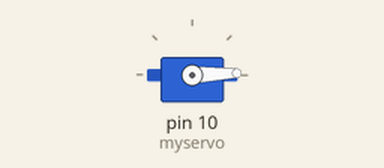
This sketch was run on a simulated Arduino Uno, built with avr-gcc and run on an emulated ATmega328P. On the bench: servo.

Above: at 0.05 s.
At 1.75 s:
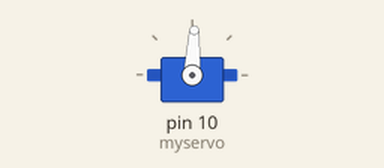
At 3.45 s:
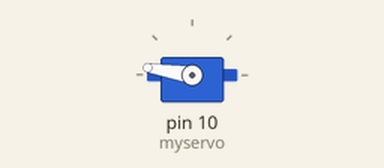
At 6.9 s:
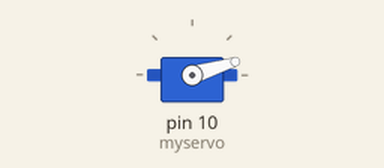
Timing chart, 0 to 9.4 s (numbered marks = the images above):
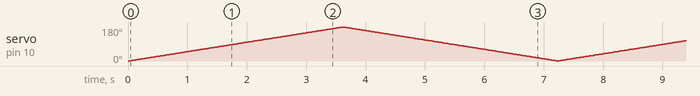

The sketch:

SensorRotate2.ino
```cpp
// Controlling a servo position using a potentiometer (variable resistor)
// by Michal Rinott <http://people.interaction-ivrea.it/m.rinott>

#include <Servo.h>

Servo myservo;  // create servo object to control a servo

void setup()
{
  myservo.attach(10);  // attaches the servo on pin 9 to the servo object
}

void loop()
{
  myservo.write(0);
  //delay(4000);                           // waits for the servo to get there
  int theMax = 180;
  int theDeay = 20;
 // myservo.write(0);

  for(int i=0; i<theMax; i++){
    myservo.write(i);                  // sets the servo position according to the scaled value
    delay(theDeay);                           // waits for the servo to get there
  }
  for(int i=theMax; i>0; i--){
    myservo.write(i);                  // sets the servo position according to the scaled value
    delay(theDeay);                           // waits for the servo to get there
  }

}
```
